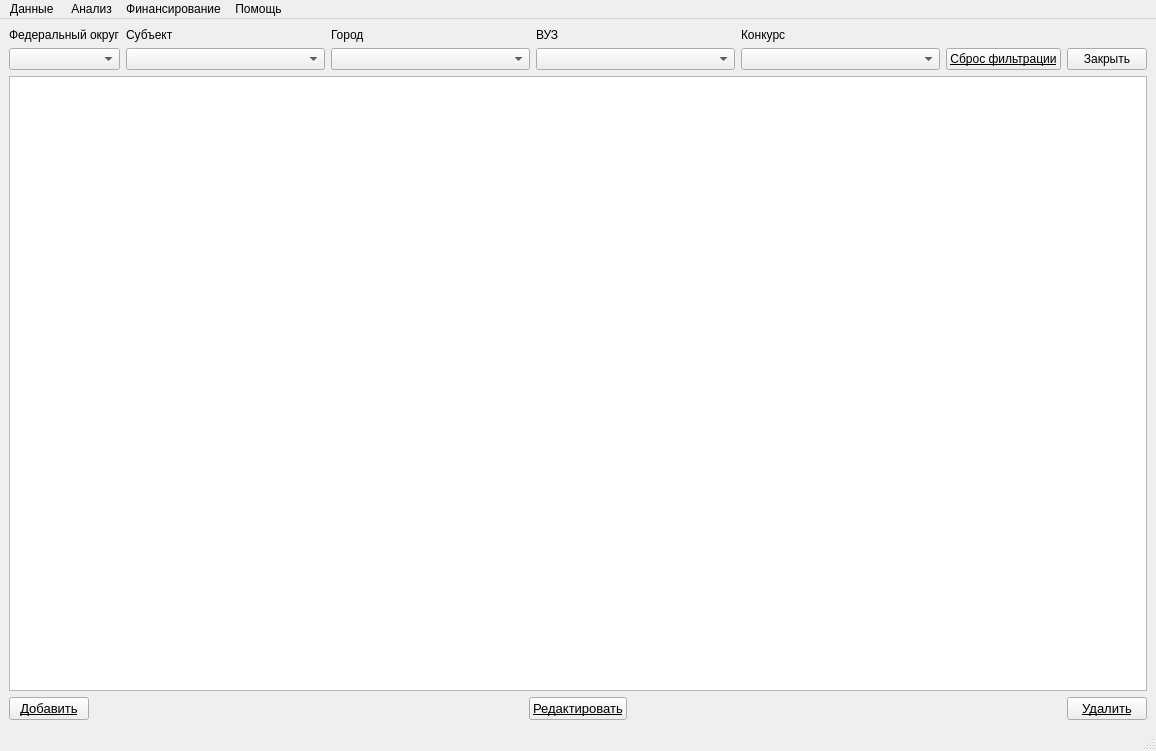
<?xml version="1.0" encoding="UTF-8"?>
<ui version="4.0">
 <class>MainWindow</class>
 <widget class="QMainWindow" name="MainWindow">
  <property name="geometry">
   <rect>
    <x>0</x>
    <y>0</y>
    <width>1156</width>
    <height>751</height>
   </rect>
  </property>
  <property name="acceptDrops">
   <bool>false</bool>
  </property>
  <property name="windowTitle">
   <string>НИР по грантам</string>
  </property>
  <property name="windowIcon">
   <iconset>
    <normaloff>../../../../Users/Виктория/Downloads/icons8-верблюд-100.png</normaloff>../../../../Users/Виктория/Downloads/icons8-верблюд-100.png</iconset>
  </property>
  <property name="windowOpacity">
   <double>1.000000000000000</double>
  </property>
  <property name="iconSize">
   <size>
    <width>30</width>
    <height>30</height>
   </size>
  </property>
  <property name="toolButtonStyle">
   <enum>Qt::ToolButtonIconOnly</enum>
  </property>
  <widget class="QWidget" name="centralwidget">
   <layout class="QVBoxLayout" name="verticalLayout_9">
    <item>
     <layout class="QHBoxLayout" name="horizontalLayout_2">
      <item>
       <layout class="QVBoxLayout" name="verticalLayout"/>
      </item>
      <item>
       <layout class="QVBoxLayout" name="verticalLayout_2">
        <item>
         <widget class="QLabel" name="label_2">
          <property name="text">
           <string>Федеральный округ</string>
          </property>
         </widget>
        </item>
        <item>
         <widget class="QComboBox" name="fedCombo"/>
        </item>
       </layout>
      </item>
      <item>
       <layout class="QVBoxLayout" name="verticalLayout_3">
        <item>
         <widget class="QLabel" name="label_4">
          <property name="text">
           <string>Субъект</string>
          </property>
         </widget>
        </item>
        <item>
         <widget class="QComboBox" name="subCombo">
          <property name="sizePolicy">
           <sizepolicy hsizetype="Expanding" vsizetype="Fixed">
            <horstretch>0</horstretch>
            <verstretch>0</verstretch>
           </sizepolicy>
          </property>
         </widget>
        </item>
       </layout>
      </item>
      <item>
       <layout class="QVBoxLayout" name="verticalLayout_4">
        <item>
         <widget class="QLabel" name="label_3">
          <property name="text">
           <string>Город</string>
          </property>
         </widget>
        </item>
        <item>
         <widget class="QComboBox" name="gorCombo">
          <property name="sizePolicy">
           <sizepolicy hsizetype="Expanding" vsizetype="Fixed">
            <horstretch>0</horstretch>
            <verstretch>0</verstretch>
           </sizepolicy>
          </property>
         </widget>
        </item>
       </layout>
      </item>
      <item>
       <layout class="QVBoxLayout" name="verticalLayout_5">
        <item>
         <widget class="QLabel" name="label_5">
          <property name="text">
           <string>ВУЗ</string>
          </property>
         </widget>
        </item>
        <item>
         <widget class="QComboBox" name="vuzCombo">
          <property name="sizePolicy">
           <sizepolicy hsizetype="Expanding" vsizetype="Fixed">
            <horstretch>0</horstretch>
            <verstretch>0</verstretch>
           </sizepolicy>
          </property>
         </widget>
        </item>
       </layout>
      </item>
      <item>
       <layout class="QVBoxLayout" name="verticalLayout_6">
        <item>
         <widget class="QLabel" name="label_8">
          <property name="text">
           <string>Конкурс</string>
          </property>
         </widget>
        </item>
        <item>
         <widget class="QComboBox" name="konCombo">
          <property name="sizePolicy">
           <sizepolicy hsizetype="Expanding" vsizetype="Fixed">
            <horstretch>0</horstretch>
            <verstretch>0</verstretch>
           </sizepolicy>
          </property>
         </widget>
        </item>
       </layout>
      </item>
      <item>
       <layout class="QVBoxLayout" name="verticalLayout_7">
        <item>
         <widget class="QLabel" name="label_6">
          <property name="text">
           <string/>
          </property>
         </widget>
        </item>
        <item>
         <widget class="QPushButton" name="resetFilter">
          <property name="sizePolicy">
           <sizepolicy hsizetype="Minimum" vsizetype="Minimum">
            <horstretch>0</horstretch>
            <verstretch>0</verstretch>
           </sizepolicy>
          </property>
          <property name="minimumSize">
           <size>
            <width>0</width>
            <height>0</height>
           </size>
          </property>
          <property name="maximumSize">
           <size>
            <width>200</width>
            <height>50</height>
           </size>
          </property>
          <property name="sizeIncrement">
           <size>
            <width>0</width>
            <height>0</height>
           </size>
          </property>
          <property name="baseSize">
           <size>
            <width>0</width>
            <height>0</height>
           </size>
          </property>
          <property name="font">
           <font>
            <pointsize>9</pointsize>
            <underline>true</underline>
           </font>
          </property>
          <property name="text">
           <string>Сброс фильтрации</string>
          </property>
         </widget>
        </item>
       </layout>
      </item>
      <item>
       <layout class="QVBoxLayout" name="verticalLayout_8">
        <item>
         <widget class="QLabel" name="label_7">
          <property name="text">
           <string/>
          </property>
         </widget>
        </item>
        <item>
         <widget class="QPushButton" name="closeBtn">
          <property name="font">
           <font>
            <pointsize>9</pointsize>
           </font>
          </property>
          <property name="text">
           <string>Закрыть</string>
          </property>
          <property name="icon">
           <iconset>
            <normaloff>../../../../Users/Виктория/Downloads/icons8-закрыть-100.png</normaloff>../../../../Users/Виктория/Downloads/icons8-закрыть-100.png</iconset>
          </property>
         </widget>
        </item>
       </layout>
      </item>
     </layout>
    </item>
    <item>
     <widget class="QTableView" name="tableView">
      <property name="sizePolicy">
       <sizepolicy hsizetype="Fixed" vsizetype="Expanding">
        <horstretch>0</horstretch>
        <verstretch>0</verstretch>
       </sizepolicy>
      </property>
      <property name="maximumSize">
       <size>
        <width>16777205</width>
        <height>16777215</height>
       </size>
      </property>
      <property name="verticalScrollBarPolicy">
       <enum>Qt::ScrollBarAsNeeded</enum>
      </property>
      <property name="editTriggers">
       <set>QAbstractItemView::NoEditTriggers</set>
      </property>
      <property name="tabKeyNavigation">
       <bool>true</bool>
      </property>
      <property name="selectionMode">
       <enum>QAbstractItemView::SingleSelection</enum>
      </property>
      <property name="selectionBehavior">
       <enum>QAbstractItemView::SelectRows</enum>
      </property>
      <property name="verticalScrollMode">
       <enum>QAbstractItemView::ScrollPerPixel</enum>
      </property>
      <property name="horizontalScrollMode">
       <enum>QAbstractItemView::ScrollPerPixel</enum>
      </property>
     </widget>
    </item>
    <item>
     <layout class="QHBoxLayout" name="horizontalLayout_4">
      <item>
       <widget class="QPushButton" name="addBtn">
        <property name="sizePolicy">
         <sizepolicy hsizetype="Minimum" vsizetype="Fixed">
          <horstretch>0</horstretch>
          <verstretch>3</verstretch>
         </sizepolicy>
        </property>
        <property name="maximumSize">
         <size>
          <width>170</width>
          <height>30</height>
         </size>
        </property>
        <property name="font">
         <font>
          <pointsize>10</pointsize>
          <underline>true</underline>
         </font>
        </property>
        <property name="text">
         <string>Добавить</string>
        </property>
       </widget>
      </item>
      <item>
       <spacer name="horizontalSpacer_3">
        <property name="orientation">
         <enum>Qt::Horizontal</enum>
        </property>
        <property name="sizeHint" stdset="0">
         <size>
          <width>121</width>
          <height>20</height>
         </size>
        </property>
       </spacer>
      </item>
      <item>
       <widget class="QPushButton" name="changeBtn">
        <property name="sizePolicy">
         <sizepolicy hsizetype="Maximum" vsizetype="Maximum">
          <horstretch>0</horstretch>
          <verstretch>3</verstretch>
         </sizepolicy>
        </property>
        <property name="maximumSize">
         <size>
          <width>170</width>
          <height>40</height>
         </size>
        </property>
        <property name="font">
         <font>
          <pointsize>10</pointsize>
          <weight>50</weight>
          <italic>false</italic>
          <bold>false</bold>
          <underline>true</underline>
         </font>
        </property>
        <property name="text">
         <string>Редактировать</string>
        </property>
       </widget>
      </item>
      <item>
       <spacer name="horizontalSpacer_2">
        <property name="orientation">
         <enum>Qt::Horizontal</enum>
        </property>
        <property name="sizeHint" stdset="0">
         <size>
          <width>49</width>
          <height>20</height>
         </size>
        </property>
       </spacer>
      </item>
      <item>
       <widget class="QPushButton" name="deleteBtn">
        <property name="sizePolicy">
         <sizepolicy hsizetype="Minimum" vsizetype="Fixed">
          <horstretch>0</horstretch>
          <verstretch>3</verstretch>
         </sizepolicy>
        </property>
        <property name="maximumSize">
         <size>
          <width>170</width>
          <height>40</height>
         </size>
        </property>
        <property name="font">
         <font>
          <pointsize>10</pointsize>
          <underline>true</underline>
         </font>
        </property>
        <property name="text">
         <string>Удалить</string>
        </property>
       </widget>
      </item>
     </layout>
    </item>
   </layout>
  </widget>
  <widget class="QMenuBar" name="menubar">
   <property name="geometry">
    <rect>
     <x>0</x>
     <y>0</y>
     <width>1156</width>
     <height>27</height>
    </rect>
   </property>
   <widget class="QMenu" name="menu">
    <property name="title">
     <string>Данные </string>
    </property>
    <addaction name="action_2"/>
    <addaction name="action_3"/>
   </widget>
   <widget class="QMenu" name="menu_2">
    <property name="title">
     <string>Анализ</string>
    </property>
    <addaction name="action_4"/>
    <addaction name="action_5"/>
    <addaction name="action_6"/>
   </widget>
   <widget class="QMenu" name="menu_3">
    <property name="title">
     <string>Финансирование</string>
    </property>
    <addaction name="openFinans"/>
   </widget>
   <widget class="QMenu" name="menu_4">
    <property name="title">
     <string>Помощь</string>
    </property>
   </widget>
   <addaction name="menu"/>
   <addaction name="menu_2"/>
   <addaction name="menu_3"/>
   <addaction name="menu_4"/>
  </widget>
  <widget class="QStatusBar" name="statusbar"/>
  <action name="action">
   <property name="text">
    <string>НИР по грантам</string>
   </property>
  </action>
  <action name="action_2">
   <property name="text">
    <string>Конкурс грантов</string>
   </property>
  </action>
  <action name="action_3">
   <property name="text">
    <string>ВУЗы</string>
   </property>
  </action>
  <action name="action_4">
   <property name="text">
    <string>НИР по ВУЗам</string>
   </property>
  </action>
  <action name="action_5">
   <property name="text">
    <string>НИР по конкурсам</string>
   </property>
  </action>
  <action name="action_6">
   <property name="text">
    <string>НИР по субъектам</string>
   </property>
  </action>
  <action name="openFinans">
   <property name="text">
    <string>Распоряжение о финансировании</string>
   </property>
  </action>
 </widget>
 <resources/>
 <connections/>
</ui>
